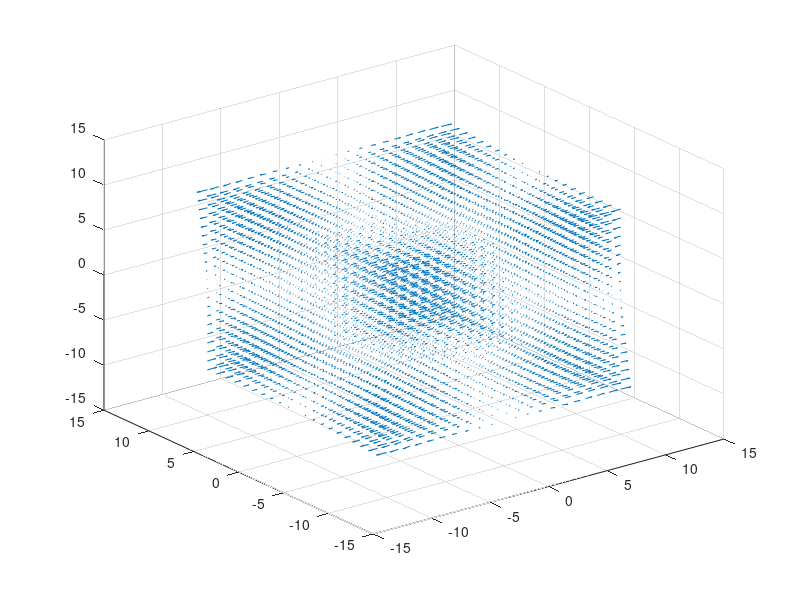

Reproduce this figure in MATLAB.
[x,y,z]= meshgrid (-10:10);
Fx=x.*y.*z;
Fy=sin(x).*y.^2;
Fz=z;
div=divergence(x,y,z,Fx,Fy,Fz);
% div2d(1:s(1),1:s(2)) = div(:,:,1);
% surf(div2d);
s=size(div);
% counterf(div2d);
quiver3(x,y,z,Fx,Fy,Fz);
[RotX,RotY,RotZ]=curl(x,y,z,Fx,Fy,Fz);
Fx2d=Fx(:,:,1);
% Fy2d(1:11,1:11)=Fy(1,:,:);
% s=size(Fx);
Rotx2d((1:s(1)),(1:s(2)))=RotX(1,:,:);
Roty2d((1:s(1)),(1:s(2)))=RotY(1,:,:);
Rotz2d((1:s(1)),(1:s(2)))=RotZ(1,:,:);
% quiver(x,z,RotX,RotZ);
% quiver(x2d,x2d,RotX,Rotz);
% Rotx2d((1:s(1)),(1:s(2)))=Fx(10,:,:);
% Roty2d((1:s(1)),(1:s(2)))=Fy(10,:,:);
% Rotz2d((1:s(1)),(1:s(2)))=Fy(10,:,:);
x2d((1:s(2)),(1:s(3)))=x(1,:,:);
y2d((1:s(2)),(1:s(3)))=y(1,:,:);
z2d((1:s(2)),(1:s(3)))=z(1,:,:);
% quiver(x2d,z2d,RotX,RotZ);
% quiver(x2d,z2d,Fx2d,Fz2d);